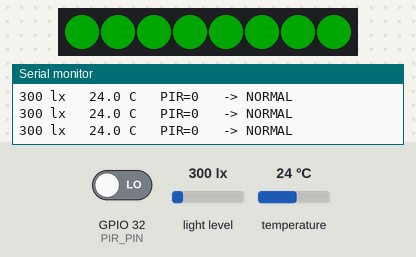
The sketch below on a simulated ESP32. Shown: 8 RGB LEDs in strip order, left to right, the last lines printed to the serial monitor. The test bench sets the inputs (shaded band); at power-on: light level 300 lx, GPIO 32 (PIR_PIN) LOW, temperature 24 °C. Dim RGB values are drawn brighter than linear.

Above: at 1.3 s.
1.4 s: light level set to 40 lx
At 2.7 s:
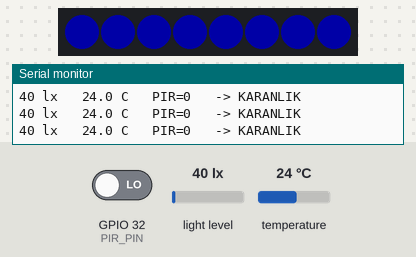
3.0 s: GPIO 32 (PIR_PIN) driven HIGH
At 4.2 s:
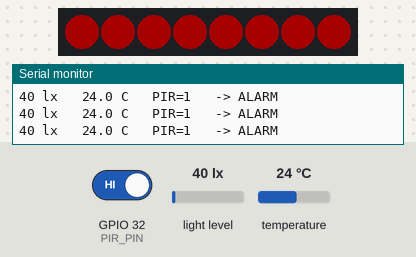
4.5 s: GPIO 32 (PIR_PIN) driven LOW
At 5.6 s:
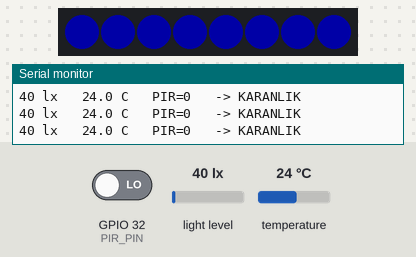
6.0 s: light level set to 500 lx
At 7.0 s:
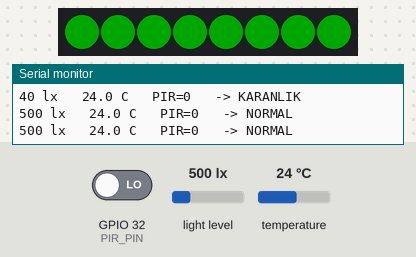
7.5 s: temperature set to 33 °C
At 8.4 s:
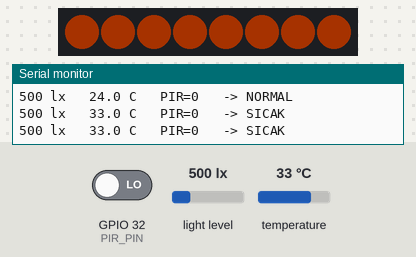
Timing chart, 0 to 10.0 s (numbered marks = the images above; inputs shaded):
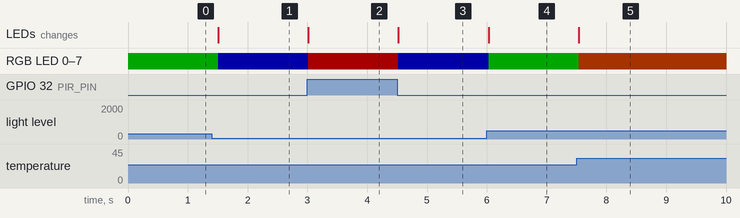

Measured:
- after the input at 1.4 s, RGB LED 0–7: RGB(0, 40, 0) → RGB(0, 0, 40) after 0.11 s; the LEDs: change after 0.11 s (image 1)
- after the input at 3.0 s, RGB LED 0–7: RGB(0, 0, 40) → RGB(40, 0, 0) at once; the LEDs: change at once (image 2)
- after the input at 4.5 s, RGB LED 0–7: RGB(40, 0, 0) → RGB(0, 0, 40) at once; the LEDs: change at once (image 3)
- after the input at 6.0 s, RGB LED 0–7: RGB(0, 0, 40) → RGB(0, 40, 0) at once; the LEDs: change at once (image 4)
- after the input at 7.5 s, RGB LED 0–7: RGB(0, 40, 0) → RGB(40, 12, 0) at once; the LEDs: change at once (image 5)

The sketch:

Foy10_Durum_Panosu.ino
```cpp
// FOY 10 - Kod 10.2: Akilli durum panosu
#include <Wire.h>
#include <BH1750.h>
#include <Adafruit_BMP280.h>
#include <Adafruit_NeoPixel.h>

const int PIR_PIN = 32;
const int PIXEL_PIN = 16;
const int PIXEL_SAYISI = 8;           // 8 LED'li halka
const float KARANLIK_GIRIS = 80.0;    // lux bunun altina inerse KARANLIK
const float KARANLIK_CIKIS = 120.0;   // lux bunun ustune cikarsa AYDINLIK
const float SICAK_ESIGI = 28.0;       // santigrat derece

BH1750 isikSensoru;
Adafruit_BMP280 bmp;
Adafruit_NeoPixel halka(PIXEL_SAYISI, PIXEL_PIN, NEO_GRB + NEO_KHZ800);
bool karanlik = false;                // histerezis icin hatirlanan durum

void renkYak(int k, int y, int m) {
  halka.fill(halka.Color(k, y, m));        // 8 LED'in hepsi
  halka.show();
}

void setup() {
  Serial.begin(115200);
  Wire.begin(21, 22);
  pinMode(PIR_PIN, INPUT);
  halka.begin();
  halka.setBrightness(40);

  if (!isikSensoru.begin(BH1750::CONTINUOUS_HIGH_RES_MODE, 0x23, &Wire)) {
    Serial.println("HATA: BH1750 bulunamadi.");
    while (true) delay(100);
  }
  bool bulundu = bmp.begin(0x76);
  if (!bulundu) bulundu = bmp.begin(0x77);
  if (!bulundu) {
    Serial.println("HATA: BMP280 bulunamadi.");
    while (true) delay(100);
  }
}

void loop() {
  float lux = isikSensoru.readLightLevel();
  float sicaklik = bmp.readTemperature();
  int hareket = digitalRead(PIR_PIN);

  // Histerezis: durum yalniz sinirlar asilinca degisir
  if (!karanlik && lux < KARANLIK_GIRIS) karanlik = true;
  if (karanlik && lux > KARANLIK_CIKIS) karanlik = false;

  // Oncelik: ilk dogru kosul kazanir
  const char* durumAdi;
  if (hareket == HIGH) {
    renkYak(255, 0, 0);    durumAdi = "ALARM";      // kirmizi
  } else if (karanlik) {
    renkYak(0, 0, 255);    durumAdi = "KARANLIK";   // mavi
  } else if (sicaklik > SICAK_ESIGI) {
    renkYak(255, 80, 0);   durumAdi = "SICAK";      // turuncu
  } else {
    renkYak(0, 255, 0);    durumAdi = "NORMAL";     // yesil
  }

  Serial.print(lux, 0);        Serial.print(" lx   ");
  Serial.print(sicaklik, 1);   Serial.print(" C   PIR=");
  Serial.print(hareket);       Serial.print("   -> ");
  Serial.println(durumAdi);
  delay(500);
}
```
